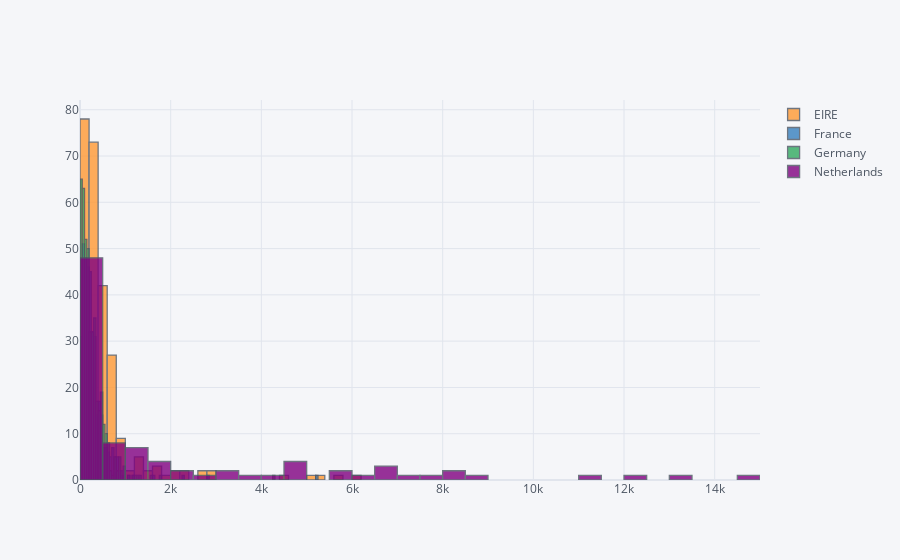

Notebook code cell kept with this figure:
### Code cell
# Traces
#traces = 

# Subplots
#fig = 

# Layout
#fig['layout'].update(width=1000, height=600, title='Histogram (Quantity per Invoice)')

# Plot
qty_invc.iplot(kind='hist')

### Figure 1 — Plotly figure (JSON) as saved in the notebook; plotly's stock layout.template omitted (floating-point values rounded to 4 significant figures; data arrays with more than 128 entries replaced by an {"elided": "..."} marker saying what was removed)
{"data": [{"histfunc": "count", "histnorm": "", "marker": {"color": "rgba(255, 153, 51, 1.0)", "line": {"color": "#4D5663", "width": 1.3}}, "name": "EIRE", "opacity": 0.8, "orientation": "v", "type": "histogram", "x": {"elided": "1160 int values"}}, {"histfunc": "count", "histnorm": "", "marker": {"color": "rgba(55, 128, 191, 1.0)", "line": {"color": "#4D5663", "width": 1.3}}, "name": "France", "opacity": 0.8, "orientation": "v", "type": "histogram", "x": {"elided": "1160 int values"}}, {"histfunc": "count", "histnorm": "", "marker": {"color": "rgba(50, 171, 96, 1.0)", "line": {"color": "#4D5663", "width": 1.3}}, "name": "Germany", "opacity": 0.8, "orientation": "v", "type": "histogram", "x": {"elided": "1160 int values"}}, {"histfunc": "count", "histnorm": "", "marker": {"color": "rgba(128, 0, 128, 1.0)", "line": {"color": "#4D5663", "width": 1.3}}, "name": "Netherlands", "opacity": 0.8, "orientation": "v", "type": "histogram", "x": {"elided": "1160 int values"}}], "layout": {"barmode": "overlay", "legend": {"bgcolor": "#F5F6F9", "font": {"color": "#4D5663"}}, "paper_bgcolor": "#F5F6F9", "plot_bgcolor": "#F5F6F9", "title": {"font": {"color": "#4D5663"}}, "xaxis": {"gridcolor": "#E1E5ED", "showgrid": true, "tickfont": {"color": "#4D5663"}, "title": {"font": {"color": "#4D5663"}, "text": ""}, "zerolinecolor": "#E1E5ED"}, "yaxis": {"gridcolor": "#E1E5ED", "showgrid": true, "tickfont": {"color": "#4D5663"}, "title": {"font": {"color": "#4D5663"}, "text": ""}, "zerolinecolor": "#E1E5ED"}}}
